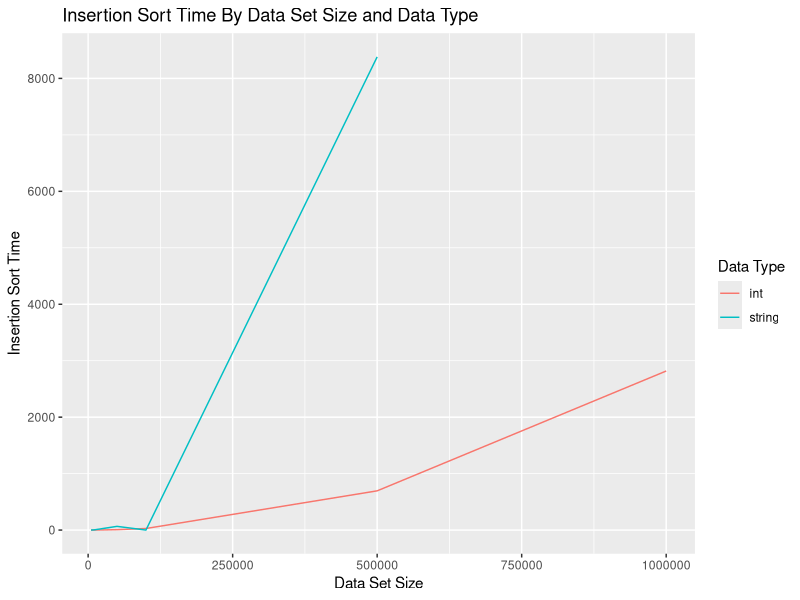
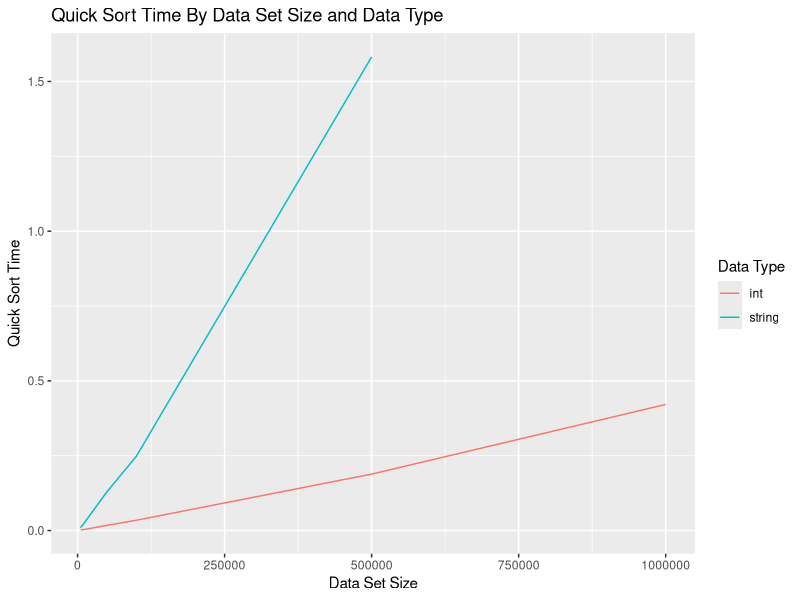
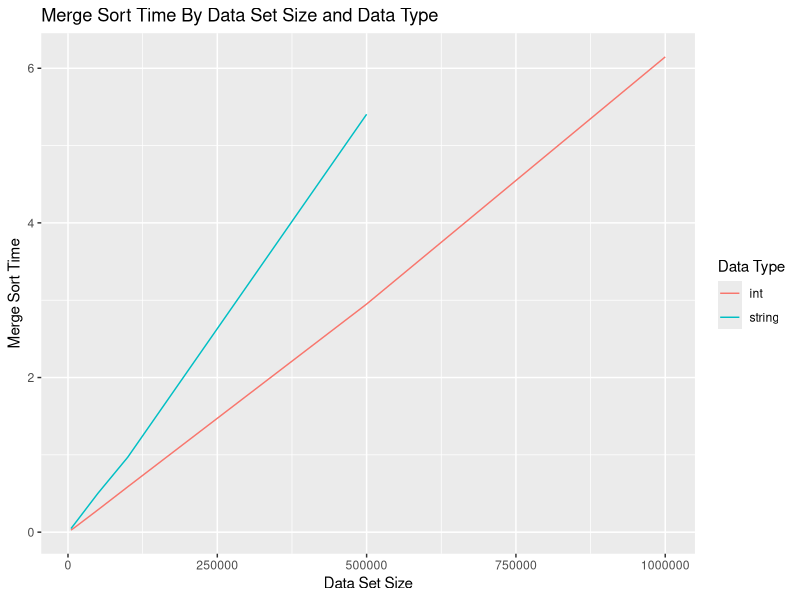
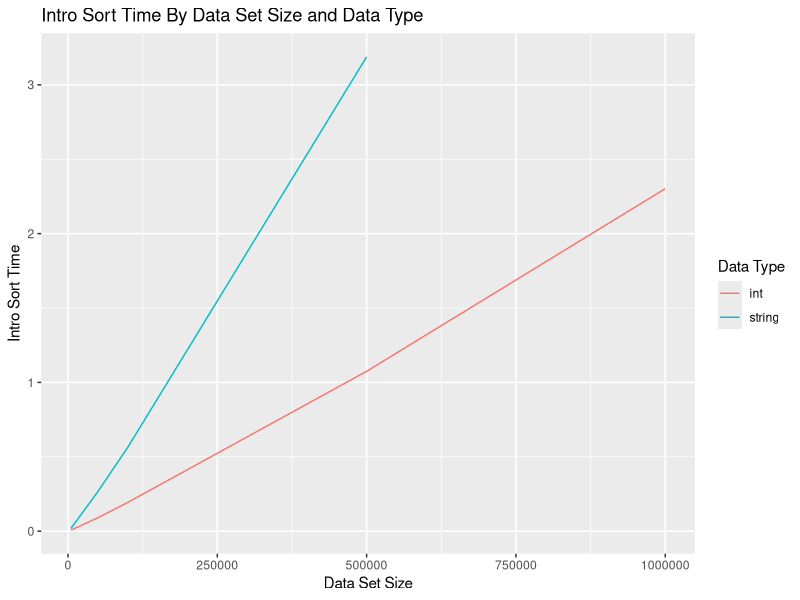
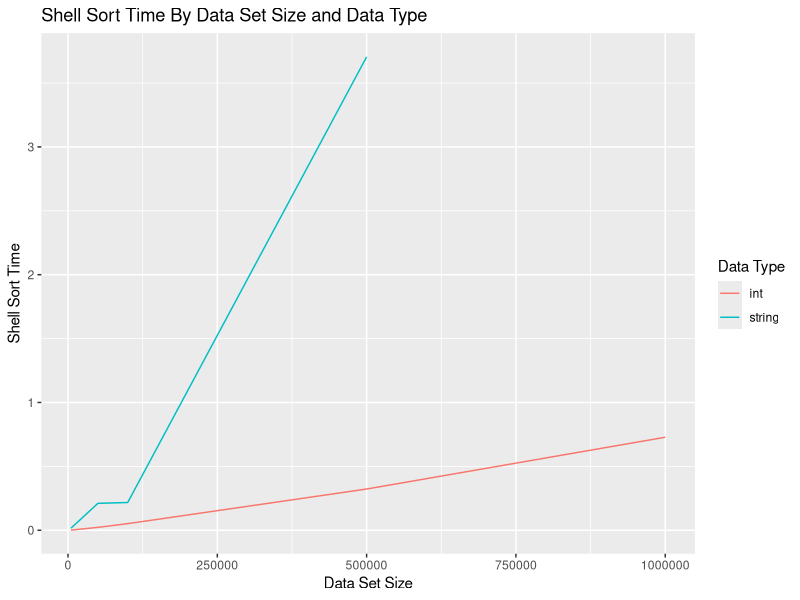
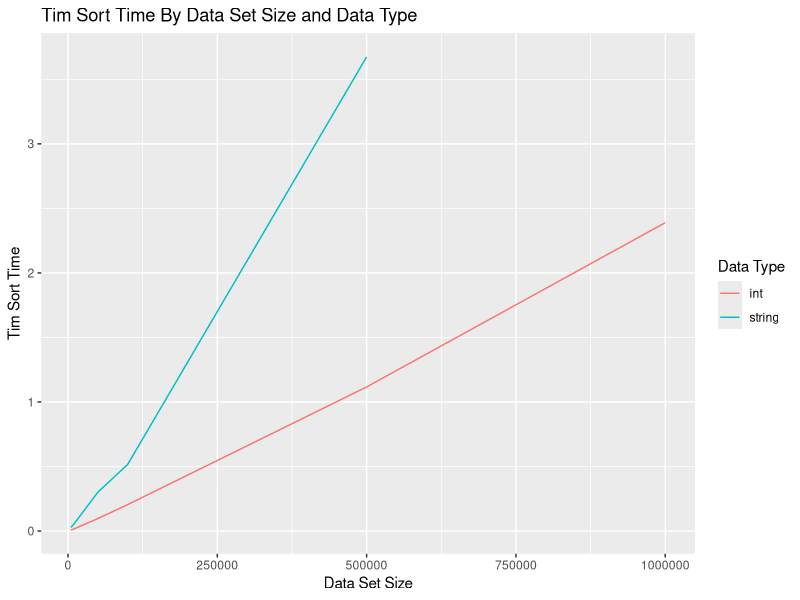

Source code (R) for these figures, in order:
## ---- chunk 1
library(ggplot2)
data = read.csv("sorting.csv")
data
## ---- chunk 2
insertionTimes = aggregate(insertion_time ~ var_type + size, data = data, FUN = mean)
ggplot(insertionTimes, aes(x = size, y = insertion_time, color = var_type)) + 
  geom_line() + 
  labs(title = "Insertion Sort Time By Data Set Size and Data Type", x = "Data Set Size", y = "Insertion Sort Time") + 
  guides(color = guide_legend(title = "Data Type"))
## ---- chunk 3
quickTimes = aggregate(quick_time ~ var_type + size, data = data, FUN = mean)
ggplot(quickTimes, aes(x = size, y = quick_time, color = var_type)) + 
  geom_line() + 
  labs(title = "Quick Sort Time By Data Set Size and Data Type", x = "Data Set Size", y = "Quick Sort Time") + 
  guides(color = guide_legend(title = "Data Type"))
## ---- chunk 4
mergeTimes = aggregate(merge_time ~ var_type + size, data = data, FUN = mean)
ggplot(mergeTimes, aes(x = size, y = merge_time, color = var_type)) + 
  geom_line() + 
  labs(title = "Merge Sort Time By Data Set Size and Data Type", x = "Data Set Size", y = "Merge Sort Time") + 
  guides(color = guide_legend(title = "Data Type"))
## ---- chunk 5
introTimes = aggregate(intro_time ~ var_type + size, data = data, FUN = mean)
ggplot(introTimes, aes(x = size, y = intro_time, color = var_type)) + 
  geom_line() + 
  labs(title = "Intro Sort Time By Data Set Size and Data Type", x = "Data Set Size", y = "Intro Sort Time") + 
  guides(color = guide_legend(title = "Data Type"))
## ---- chunk 6
shellTimes = aggregate(shell_time ~ var_type + size, data = data, FUN = mean)
ggplot(shellTimes, aes(x = size, y = shell_time, color = var_type)) + 
  geom_line() + 
  labs(title = "Shell Sort Time By Data Set Size and Data Type", x = "Data Set Size", y = "Shell Sort Time") + 
  guides(color = guide_legend(title = "Data Type"))
## ---- chunk 7
timTimes = aggregate(tim_time ~ var_type + size, data = data, FUN = mean)
ggplot(timTimes, aes(x = size, y = tim_time, color = var_type)) + 
  geom_line() + 
  labs(title = "Tim Sort Time By Data Set Size and Data Type", x = "Data Set Size", y = "Tim Sort Time") + 
  guides(color = guide_legend(title = "Data Type"))
